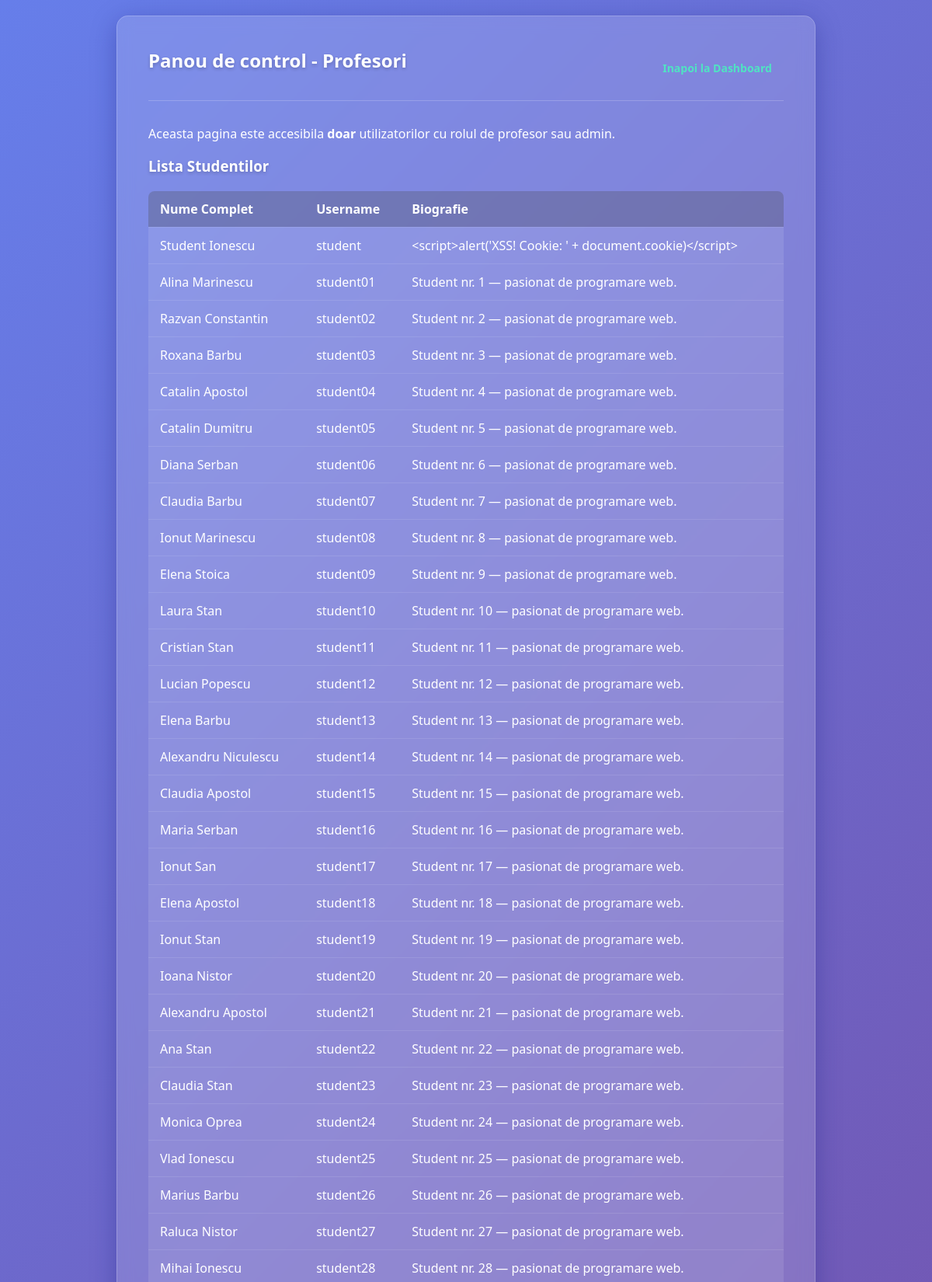
Page /profesor.php (signed in, upper part) on the committed database.
### tables this page shows
CREATE TABLE users (
            id             INTEGER PRIMARY KEY AUTOINCREMENT,
            username       VARCHAR(50)  NOT NULL UNIQUE,
            password       VARCHAR(255) NOT NULL,
            full_name      VARCHAR(100),
            bio            TEXT,
            profile_pic    VARCHAR(255),
            remember_token VARCHAR(255),
            role_id        INTEGER,
            FOREIGN KEY (role_id) REFERENCES roles(id) ON DELETE SET NULL
        );

### profesor.php (the view, shortened to what this page needs)
<?php
$students = [];
try {
    $pdo  = getPDOConnection();
    $stmt = $pdo->prepare("SELECT u.username, u.full_name, u.bio FROM users u INNER JOIN roles r ON u.role_id = r.id WHERE r.name = 'student'");
    $stmt->execute();
    $students = $stmt->fetchAll(PDO::FETCH_ASSOC);
} catch (Exception $e) {}
?>
<!DOCTYPE html>
<html lang="ro">
<head>
    <link rel="stylesheet" href="style.css">
</head>
<body>
    <div class="container container-large glass-panel">
        <div class="header-nav">
            <h2>Panou de control - Profesori</h2>
            <div class="nav-links">
                <a href="index.php" class="btn btn-small">Inapoi la Dashboard</a>
            </div>
        </div>
        <p>Aceasta pagina este accesibila <strong>doar</strong> utilizatorilor cu rolul de <code>profesor</code> sau <code>admin</code>.</p>
        <h3>Lista Studentilor</h3>
        <?php if (count($students) > 0): ?>
            <table>
                <thead>
                    <tr>
                        <th>Nume Complet</th>
                        <th>Username</th>
                        <th>Biografie</th>
                    </tr>
                </thead>
                <tbody>
                    <?php foreach ($students as $student): ?>
                        <tr>
                            <td><?= htmlspecialchars($student['full_name']) ?></td>
                            <td><?= htmlspecialchars($student['username']) ?></td>
                            <td><?= htmlspecialchars($student['bio']) ?></td>
                        </tr>
                    <?php endforeach; ?>
                </tbody>
            </table>
        <?php else: ?>
            <p>Nu exista studenti in baza de date.</p>
        <?php endif; ?>
    </div>
</body>
</html>

### style.css (style rules this page uses)
:root { --primary-color: #4a90e2; --primary-hover: #357abd; --secondary-color: #50e3c2; --danger-color: #e74c3c; --dark-color: #2c3e50; --light-color: #ecf0f1; --background: linear-gradient(135deg, #667eea 0%, #764ba2 100%); --glass-bg: rgba(255, 255, 255, 0.15); --glass-border: rgba(255, 255, 255, 0.2); --glass-shadow: 0 8px 32px 0 rgba(31, 38, 135, 0.37); }
* { box-sizing: border-box; margin: 0; padding: 0; font-family: 'Segoe UI', Tahoma, Geneva, Verdana, sans-serif; }
body { background: var(--background); min-height: 100vh; display: flex; justify-content: center; align-items: center; color: #fff; padding: 20px; }
h1, h2, h3 { margin-bottom: 20px; font-weight: 600; text-shadow: 0 2px 4px rgba(0,0,0,0.2); }
p { margin-bottom: 15px; line-height: 1.6; }
a { color: var(--secondary-color); text-decoration: none; transition: color 0.3s; }
.glass-panel { background: var(--glass-bg); backdrop-filter: blur(10px); -webkit-backdrop-filter: blur(10px); border-radius: 15px; border: 1px solid var(--glass-border); box-shadow: var(--glass-shadow); padding: 40px; width: 100%; max-width: 600px; animation: fadeIn 0.5s ease-out; }
.container { width: 100%; }
.container-large { max-width: 900px; }
.btn { display: inline-block; padding: 12px 25px; border: none; border-radius: 8px; font-size: 16px; font-weight: 600; cursor: pointer; text-align: center; transition: all 0.3s ease; text-decoration: none; }
.btn-small { padding: 8px 15px; font-size: 14px; }
.header-nav { display: flex; justify-content: space-between; align-items: center; margin-bottom: 30px; padding-bottom: 15px; border-bottom: 1px solid var(--glass-border); }
.nav-links { display: flex; gap: 15px; }
table { width: 100%; border-collapse: collapse; margin-top: 20px; background: rgba(255,255,255,0.1); border-radius: 8px; overflow: hidden; }
th, td { padding: 12px 15px; text-align: left; border-bottom: 1px solid rgba(255,255,255,0.1); }
th { background: rgba(0,0,0,0.2); font-weight: 600; }

### rows in the picture
users: full_name "Student Ionescu", username "student", bio "<script>alert('XSS! Cookie: ' + document.cookie)</script>"
users: full_name "Alina Marinescu", username "student01", bio "Student nr. 1 — pasionat de programare web."
users: full_name "Razvan Constantin", username "student02", bio "Student nr. 2 — pasionat de programare web."
users: full_name "Roxana Barbu", username "student03", bio "Student nr. 3 — pasionat de programare web."
users: full_name "Catalin Apostol", username "student04", bio "Student nr. 4 — pasionat de programare web."
users: full_name "Catalin Dumitru", username "student05", bio "Student nr. 5 — pasionat de programare web."
users: full_name "Diana Serban", username "student06", bio "Student nr. 6 — pasionat de programare web."
users: full_name "Claudia Barbu", username "student07", bio "Student nr. 7 — pasionat de programare web."
users: full_name "Ionut Marinescu", username "student08", bio "Student nr. 8 — pasionat de programare web."
users: full_name "Elena Stoica", username "student09", bio "Student nr. 9 — pasionat de programare web."
users: full_name "Laura Stan", username "student10", bio "Student nr. 10 — pasionat de programare web."
users: full_name "Cristian Stan", username "student11", bio "Student nr. 11 — pasionat de programare web."
users: full_name "Lucian Popescu", username "student12", bio "Student nr. 12 — pasionat de programare web."
users: full_name "Elena Barbu", username "student13", bio "Student nr. 13 — pasionat de programare web."
users: full_name "Alexandru Niculescu", username "student14", bio "Student nr. 14 — pasionat de programare web."
users: full_name "Claudia Apostol", username "student15", bio "Student nr. 15 — pasionat de programare web."
users: full_name "Maria Serban", username "student16", bio "Student nr. 16 — pasionat de programare web."
users: full_name "Ionut San", username "student17", bio "Student nr. 17 — pasionat de programare web."
users: full_name "Elena Apostol", username "student18", bio "Student nr. 18 — pasionat de programare web."
users: full_name "Ionut Stan", username "student19", bio "Student nr. 19 — pasionat de programare web."
users: full_name "Ioana Nistor", username "student20", bio "Student nr. 20 — pasionat de programare web."
users: full_name "Alexandru Apostol", username "student21", bio "Student nr. 21 — pasionat de programare web."
users: full_name "Ana Stan", username "student22", bio "Student nr. 22 — pasionat de programare web."
users: full_name "Claudia Stan", username "student23", bio "Student nr. 23 — pasionat de programare web."
users: full_name "Monica Oprea", username "student24", bio "Student nr. 24 — pasionat de programare web."
users: full_name "Vlad Ionescu", username "student25", bio "Student nr. 25 — pasionat de programare web."
users: full_name "Marius Barbu", username "student26", bio "Student nr. 26 — pasionat de programare web."
users: full_name "Raluca Nistor", username "student27", bio "Student nr. 27 — pasionat de programare web."
users: full_name "Mihai Ionescu", username "student28", bio "Student nr. 28 — pasionat de programare web."
